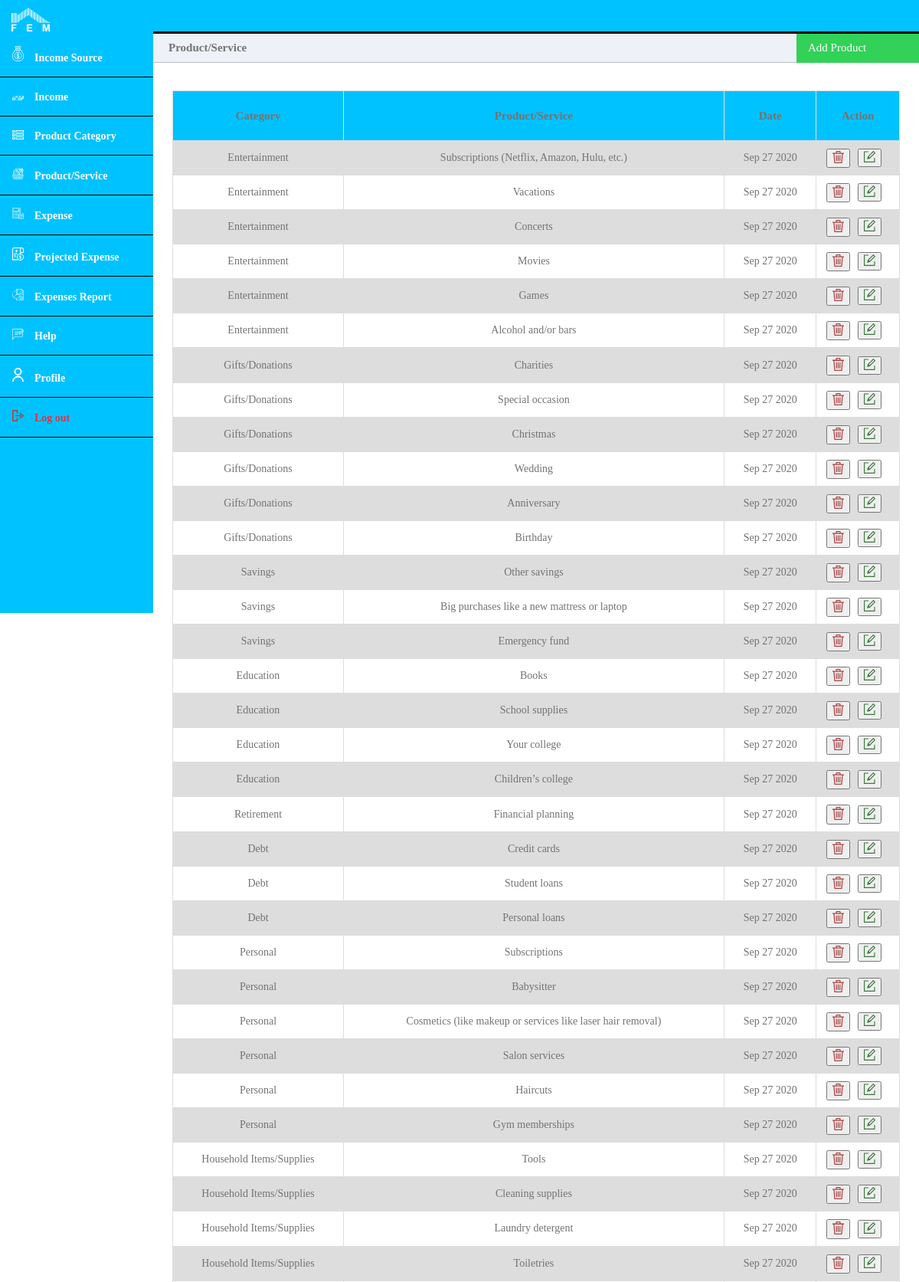
The app's page /product-service.php (signed in, upper part) with its own data.
### tables this page shows
CREATE TABLE `ProductService` (
  `product_service_id` int(11) NOT NULL,
  `product_service_category_id` int(11) NOT NULL,
  `name` varchar(100) NOT NULL,
  `created_at` timestamp NOT NULL DEFAULT current_timestamp(),
  `user_id` int(11) NOT NULL
);

CREATE TABLE `ProductServiceCategory` (
  `category_id` int(11) NOT NULL,
  `user_id` int(11) NOT NULL,
  `name` varchar(100) NOT NULL,
  `created_at` timestamp NOT NULL DEFAULT current_timestamp()
);

### product-service.php (the view, shortened to what this page needs)
<?php
	require_once('config/db_connection.php');
?>
<!DOCTYPE html>
<html>
	<head>
		<link rel="stylesheet" href="css/dashboard.css">
	</head>
	<body>
		<?php include('header.php'); ?>
		<div class="main-content">
			<div class="title-left" style="font-size: 15px; color: #737373;">
				Product/Service
			</div>
			<div class="title-right" id="myBtn">
				<div class="add">
					<a style="font-size: 15px;">Add Product</a>
				</div>
			</div>
			<div>
				<?php include('errors.php'); ?><br>
			</div>
			<div>
				<?php include('success.php'); ?><br>
			</div>
			<div style="overflow-x:auto;">
				<table>
					<?php
						$user_id = $_SESSION['user_id'];
						$query   = "SELECT * FROM ProductService WHERE user_id = '$user_id' ORDER BY created_at DESC";
						$results = mysqli_query($con, $query);
						if (mysqli_num_rows($results) > 0) {
							?>
								<tr style="height: 65px; font-size: 15px;">
									<th style="color: #737373;">Category</th>
									<th style="color: #737373;">Product/Service</th>
									<th style="color: #737373;">Date</th>
									<th style="color: #737373;">Action</th>
								</tr>
							<?php
							while($row = $results->fetch_assoc()) {
								$category_id = $row['product_service_category_id'];
								$query   = "SELECT * FROM ProductServiceCategory WHERE category_id = '$category_id'";
								$result2 = mysqli_query($con, $query);
								if (mysqli_num_rows($result2) == 1) {
									$category_data = $result2->fetch_assoc();
								}
								?>
									<tr>
										<td><?php echo $category_data['name']; ?></td>
										<td><?php echo $row['name'] ?></td>
										<td><?php echo date('M d Y',strtotime($row['created_at'])) ?></td>
										<td>
											<form action="" method="POST" style="margin-left:-40px;">
												<button name="delete-product-or-service" style="cursor: pointer;">
													<img src="images/icons/delete.svg" style="width: 15px;">
												</button>&nbsp;&nbsp;&nbsp;
											</form>
											<div style="margin-left:30px; margin-top:-25px">
												<button>
													<a href="product-service-update.php?id1=<?php echo $_SESSION['user_id'] ?>&id2=<?php echo $row['product_service_id'] ?>&id3=<?php echo $category_data['category_id']; ?>&name=<?php echo $row['name'] ?>">
														<img src="images/icons/edit.svg" style="width: 15px;">
													</a>
												</button>
											</div>
										</td>
									</tr>
								<?php
							}
						} else {
							?>
								<div style="font-size: 15px; color: #737373; margin-top: 50px; text-align: center;">No data</div>
							<?php
						}
					?>
				</table>
			</div>
		</div>
		<br><br><br>
	</body>
</html>

### css/dashboard.css (style rules this page uses)
* { box-sizing: border-box; }
body { margin: 0; padding: 0; }
table { border-collapse: collapse; width: 95%; margin: auto; color: #737373; font-size: 14px; margin-top: 15px; }
td, th { border: 1px solid #dddddd; text-align: left; padding: 10px; text-align: center; }
table tr th { background-color: #00C2FF; color: #233245; }
tr:nth-child(even) { background-color: #dddddd; }
.main-content { padding: 40px; margin-top: 0; padding: 0; padding-top: 44px; height: 100%; overflow: scroll; }
.main-content .title-left { background-color: #eef1f7; border-bottom: 1px solid #b8bec9; padding: 10px 20px; font-weight: 700; color: #333; font-size: 16px; }
.main-content .title-right { float: right; width: 160px; margin-right: 0px; margin-top: -40px; cursor: pointer; }
.main-content .title-right .add { background-color: #32d157; font-size: 17px; height: 40px; color: white; padding-left: 15px; padding-top: 10px; cursor: pointer; }
.main-content .title-right .add a { text-decoration: none; color: white; }
@media only screen and (min-width: 300px) { table { border-collapse: collapse; width: 95%; margin: auto; } }
@media only screen and (min-width: 600px) { table { border-collapse: collapse; width: 95%; margin: auto; } }
@media only screen and (min-width: 600px) { .main-content { margin-left: 70px; } }
@media only screen and (min-width: 800px) { table { border-collapse: collapse; width: 95%; margin: auto; } }
@media only screen and (min-width: 800px) { .main-content { margin-left: 200px; } }
@media screen and (min-width: 1024px) { table { border-collapse: collapse; width: 95%; margin: auto; } }

### records on screen
productservice: product_service_category.name "Entertainment", name "Subscriptions (Netflix, Amazon, Hulu, etc.)", created_at "Sep 27 2020"
productservice: product_service_category.name "Entertainment", name "Vacations", created_at "Sep 27 2020"
productservice: product_service_category.name "Entertainment", name "Concerts", created_at "Sep 27 2020"
productservice: product_service_category.name "Entertainment", name "Movies", created_at "Sep 27 2020"
productservice: product_service_category.name "Entertainment", name "Games", created_at "Sep 27 2020"
productservice: product_service_category.name "Entertainment", name "Alcohol and/or bars", created_at "Sep 27 2020"
productservice: product_service_category.name "Gifts/Donations", name "Charities", created_at "Sep 27 2020"
productservice: product_service_category.name "Gifts/Donations", name "Special occasion", created_at "Sep 27 2020"
productservice: product_service_category.name "Gifts/Donations", name "Christmas", created_at "Sep 27 2020"
productservice: product_service_category.name "Gifts/Donations", name "Wedding", created_at "Sep 27 2020"
productservice: product_service_category.name "Gifts/Donations", name "Anniversary", created_at "Sep 27 2020"
productservice: product_service_category.name "Gifts/Donations", name "Birthday", created_at "Sep 27 2020"
productservice: product_service_category.name "Savings", name "Other savings", created_at "Sep 27 2020"
productservice: product_service_category.name "Savings", name "Big purchases like a new mattress or laptop", created_at "Sep 27 2020"
productservice: product_service_category.name "Savings", name "Emergency fund", created_at "Sep 27 2020"
productservice: product_service_category.name "Education", name "Books", created_at "Sep 27 2020"
productservice: product_service_category.name "Education", name "School supplies", created_at "Sep 27 2020"
productservice: product_service_category.name "Education", name "Your college", created_at "Sep 27 2020"
productservice: product_service_category.name "Education", name "Children’s college", created_at "Sep 27 2020"
productservice: product_service_category.name "Retirement", name "Financial planning", created_at "Sep 27 2020"
productservice: product_service_category.name "Debt", name "Credit cards", created_at "Sep 27 2020"
productservice: product_service_category.name "Debt", name "Student loans", created_at "Sep 27 2020"
productservice: product_service_category.name "Debt", name "Personal loans", created_at "Sep 27 2020"
productservice: product_service_category.name "Personal", name "Subscriptions", created_at "Sep 27 2020"
productservice: product_service_category.name "Personal", name "Babysitter", created_at "Sep 27 2020"
productservice: product_service_category.name "Personal", name "Cosmetics (like makeup or services like laser hair removal)", created_at "Sep 27 2020"
productservice: product_service_category.name "Personal", name "Salon services", created_at "Sep 27 2020"
productservice: product_service_category.name "Personal", name "Haircuts", created_at "Sep 27 2020"
productservice: product_service_category.name "Personal", name "Gym memberships", created_at "Sep 27 2020"
productservice: product_service_category.name "Household Items/Supplies", name "Tools", created_at "Sep 27 2020"
productservice: product_service_category.name "Household Items/Supplies", name "Cleaning supplies", created_at "Sep 27 2020"
productservice: product_service_category.name "Household Items/Supplies", name "Laundry detergent", created_at "Sep 27 2020"
productservice: product_service_category.name "Household Items/Supplies", name "Toiletries", created_at "Sep 27 2020"
